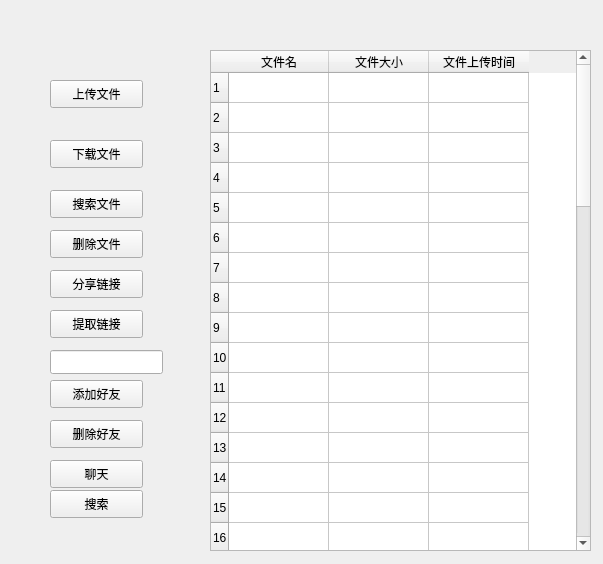
<?xml version="1.0" encoding="UTF-8"?>
<ui version="4.0">
 <class>Widget</class>
 <widget class="QWidget" name="Widget">
  <property name="geometry">
   <rect>
    <x>0</x>
    <y>0</y>
    <width>603</width>
    <height>564</height>
   </rect>
  </property>
  <property name="windowTitle">
   <string>Widget</string>
  </property>
  <widget class="QTableWidget" name="tableWidget">
   <property name="geometry">
    <rect>
     <x>210</x>
     <y>50</y>
     <width>381</width>
     <height>501</height>
    </rect>
   </property>
   <property name="autoFillBackground">
    <bool>false</bool>
   </property>
   <property name="selectionMode">
    <enum>QAbstractItemView::SingleSelection</enum>
   </property>
   <property name="selectionBehavior">
    <enum>QAbstractItemView::SelectRows</enum>
   </property>
   <property name="rowCount">
    <number>50</number>
   </property>
   <row/>
   <row/>
   <row/>
   <row/>
   <row/>
   <row/>
   <row/>
   <row/>
   <row/>
   <row/>
   <row/>
   <row/>
   <row/>
   <row/>
   <row/>
   <row/>
   <row/>
   <row/>
   <row/>
   <row/>
   <row/>
   <row/>
   <row/>
   <row/>
   <row/>
   <row/>
   <row/>
   <row/>
   <row/>
   <row/>
   <row/>
   <row/>
   <row/>
   <row/>
   <row/>
   <row/>
   <row/>
   <row/>
   <row/>
   <row/>
   <row/>
   <row/>
   <row/>
   <row/>
   <row/>
   <row/>
   <row/>
   <row/>
   <row/>
   <row/>
   <column>
    <property name="text">
     <string>文件名</string>
    </property>
   </column>
   <column>
    <property name="text">
     <string>文件大小</string>
    </property>
   </column>
   <column>
    <property name="text">
     <string>文件上传时间</string>
    </property>
   </column>
  </widget>
  <widget class="QPushButton" name="pushButton">
   <property name="geometry">
    <rect>
     <x>50</x>
     <y>80</y>
     <width>93</width>
     <height>28</height>
    </rect>
   </property>
   <property name="text">
    <string>上传文件</string>
   </property>
  </widget>
  <widget class="QPushButton" name="pushButton_2">
   <property name="geometry">
    <rect>
     <x>50</x>
     <y>140</y>
     <width>93</width>
     <height>28</height>
    </rect>
   </property>
   <property name="text">
    <string>下载文件</string>
   </property>
  </widget>
  <widget class="QPushButton" name="pushButton_3">
   <property name="geometry">
    <rect>
     <x>50</x>
     <y>190</y>
     <width>93</width>
     <height>28</height>
    </rect>
   </property>
   <property name="text">
    <string>搜索文件</string>
   </property>
  </widget>
  <widget class="QPushButton" name="pushButton_4">
   <property name="geometry">
    <rect>
     <x>50</x>
     <y>230</y>
     <width>93</width>
     <height>28</height>
    </rect>
   </property>
   <property name="text">
    <string>删除文件</string>
   </property>
  </widget>
  <widget class="QPushButton" name="pushButton_5">
   <property name="geometry">
    <rect>
     <x>50</x>
     <y>270</y>
     <width>93</width>
     <height>28</height>
    </rect>
   </property>
   <property name="text">
    <string>分享链接</string>
   </property>
  </widget>
  <widget class="QPushButton" name="pushButton_6">
   <property name="geometry">
    <rect>
     <x>50</x>
     <y>310</y>
     <width>93</width>
     <height>28</height>
    </rect>
   </property>
   <property name="text">
    <string>提取链接</string>
   </property>
  </widget>
  <widget class="QPushButton" name="pushButton_7">
   <property name="geometry">
    <rect>
     <x>50</x>
     <y>380</y>
     <width>93</width>
     <height>28</height>
    </rect>
   </property>
   <property name="text">
    <string>添加好友</string>
   </property>
  </widget>
  <widget class="QPushButton" name="pushButton_8">
   <property name="geometry">
    <rect>
     <x>50</x>
     <y>420</y>
     <width>93</width>
     <height>28</height>
    </rect>
   </property>
   <property name="text">
    <string>删除好友</string>
   </property>
  </widget>
  <widget class="QPushButton" name="pushButton_9">
   <property name="geometry">
    <rect>
     <x>50</x>
     <y>460</y>
     <width>93</width>
     <height>28</height>
    </rect>
   </property>
   <property name="text">
    <string>聊天</string>
   </property>
  </widget>
  <widget class="QPushButton" name="pushButton_10">
   <property name="geometry">
    <rect>
     <x>50</x>
     <y>490</y>
     <width>93</width>
     <height>28</height>
    </rect>
   </property>
   <property name="text">
    <string>搜索</string>
   </property>
  </widget>
  <widget class="QLineEdit" name="lineEdit">
   <property name="geometry">
    <rect>
     <x>50</x>
     <y>350</y>
     <width>113</width>
     <height>24</height>
    </rect>
   </property>
  </widget>
 </widget>
 <resources/>
 <connections/>
</ui>
